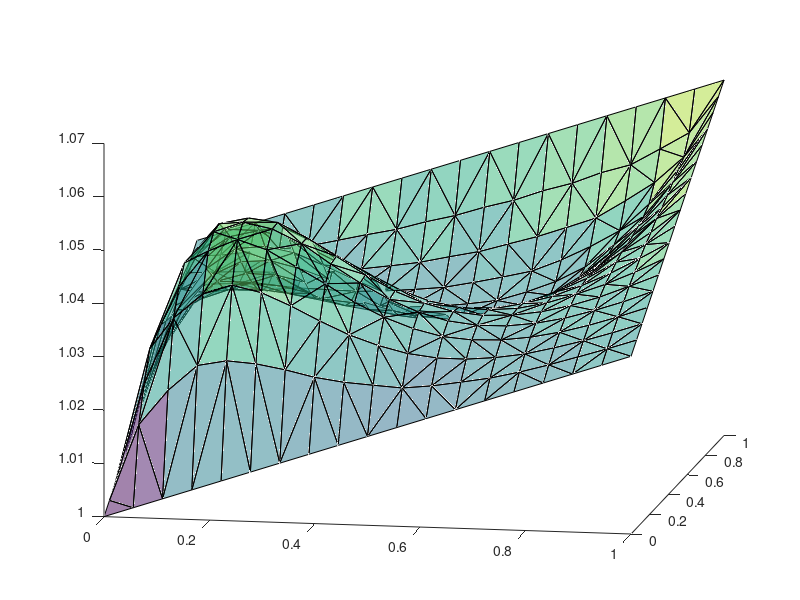

The MATLAB source for this figure:
% MKP pro 2d ulohu
% -div.(a grad u)+pu=f na (0,L1)x(0,L2), 
% na hranici Dirichlet u=gD (nebo Neumann a*grad(u)*n=gN)

% v tomto programu je pouze Dirichletova OP

function abc
clc;
L1 = 1; % delka oblasti ve smeru x1
L2 = 1; % delka oblasti ve smeru x2
N1 = 18; % pocet intervalu ve smeru x1
N2 = 17; % pocet intervalu ve smeru x2
x1 = linspace(0,L1,N1+1); % sit bodu ve smeru x1
x2 = linspace(0,L2,N2+1); % sit bodu ve smeru x2
[xx1,xx2] = meshgrid(x1,x2); % vsechny uzly
xx1 = xx1(:); % x1 souradnice srovnane do vektoru
xx2 = xx2(:); % x2 souradnice srovnane do vektoru
elem =delaunay(xx1,xx2); % sada elementu (trojuhelniku)
Nelem = size(elem,1); % pocet elementu
Nuzel = size(xx1,1); % pocet uzlu
% KresliElem(elem,xx1,xx2,Nelem);
uzel_hra = Najdi_uzel_hra(xx1,xx2,Nuzel,L1,L2); % najdeme hranicni uzly
% sestaveni matice A a prave strany B:
A = zeros(Nuzel);
B = zeros(Nuzel,1);
% jdu po prvcich:
for k = 1:Nelem
    cu = elem(k,:); % cisla uzlu
    A(cu,cu) = A(cu,cu)+Integruj_a(k,elem,xx1,xx2)+Integruj_p(k,elem,xx1,xx2);
    B(cu) = B(cu)+Integruj_f(k,elem,xx1,xx2);
end;
upom = zeros(Nuzel,1);
for k = Nuzel:-1:1 % urava matice A a rave strany B
    if (uzel_hra(k)==1) 
        B = B-A(:,k)*FcegD(xx1(k),xx2(k));
        A(k,:)=[]; A(:,k)=[]; B(k)=[];
        upom(k) = FcegD(xx1(k),xx2(k)); % doplneni hranicnich hodnot
    end;
end;
u = A\B; % reseni
zde = 1;
for k = 1:Nuzel
    if (uzel_hra(k)==0)
        upom(k) = u(zde); % doplneni reseni ve vnitrnich uzlech
        zde = zde+1;
    end;
end;
KresliReseni(elem,xx1,xx2,Nelem,upom);

%====================================================================
function z = KresliElem(elem,xx1,xx2,Nelem)
cla; hold on;
for k = 1:Nelem
    t = elem(k,:);
    plot(xx1([t,t(1)]),xx2([t,t(1)]));
end;

function z = Najdi_uzel_hra(xx1,xx2,Nuzel,L1,L2)
epsi = 1e-6;
uzel_hra = zeros(Nuzel,1);
for k = 1:Nuzel
    if (abs(xx1(k)-L1)<epsi || abs(xx1(k))<epsi || abs(xx2(k)-L2)<epsi || abs(xx2(k))<epsi)
        uzel_hra(k) = 1;
    end;
end;
z = uzel_hra;

function z = KresliReseni(elem,xx1,xx2,Nelem,u)
cla; hold on;
for k = 1:Nelem
    t = elem(k,:);
    surf([xx1(t(1)),xx1(t(2));xx1(t(3)),xx1(t(3))],...
        [xx2(t(1)),xx2(t(2));xx2(t(3)),xx2(t(3))],...
        [u(t(1)),u(t(2));u(t(3)),u(t(3))],'FaceAlpha',0.5);
end;
view(10,15);

function z = Integruj_a(k,elem,xx1,xx2)
t = elem(k,:);
x1c = sum(xx1(t)/3);
x2c = sum(xx2(t)/3);
pom  = [xx1(t),xx2(t),[1;1;1]];
d = [pom(1,1:2)-pom(3,1:2);pom(2,1:2)-pom(3,1:2)];
d = abs(det(d))/2;
pom = inv(pom);
pom = pom(1:2,:);
z = pom'*Fcea(x1c,x2c)*pom*d;

function z = Integruj_p(k,elem,xx1,xx2)
t = elem(k,:);
x1c = sum(xx1(t)/3);
x2c = sum(xx2(t)/3);
pom  = [xx1(t),xx2(t)];
d = [pom(1,:)-pom(3,:);pom(2,:)-pom(3,:)];
d = abs(det(d))/2;
z = Fcep(x1c,x2c)*[2,1,1;1,2,1;1,1,2]*d/12;

function z = Integruj_f(k,elem,xx1,xx2)
t = elem(k,:);
x1c = sum(xx1(t)/3);
x2c = sum(xx2(t)/3);
pom  = [xx1(t),xx2(t)];
d = [pom(1,:)-pom(3,:);pom(2,:)-pom(3,:)];
d = abs(det(d))/2;
z = Fcef(x1c,x2c)*d/3;

function z = Fcea(x1,x2)
z = eye(2)/5+x1^2;
function z = Fcep(x1,x2)
z = 0.1;
function z = Fcef(x1,x2)
z = 1-x1-x2;
function z = FcegD(x1,x2)
z = 1+x2/30+x1/30;
function z = FcegN(x1,x2)
z = 1+x1/10;




